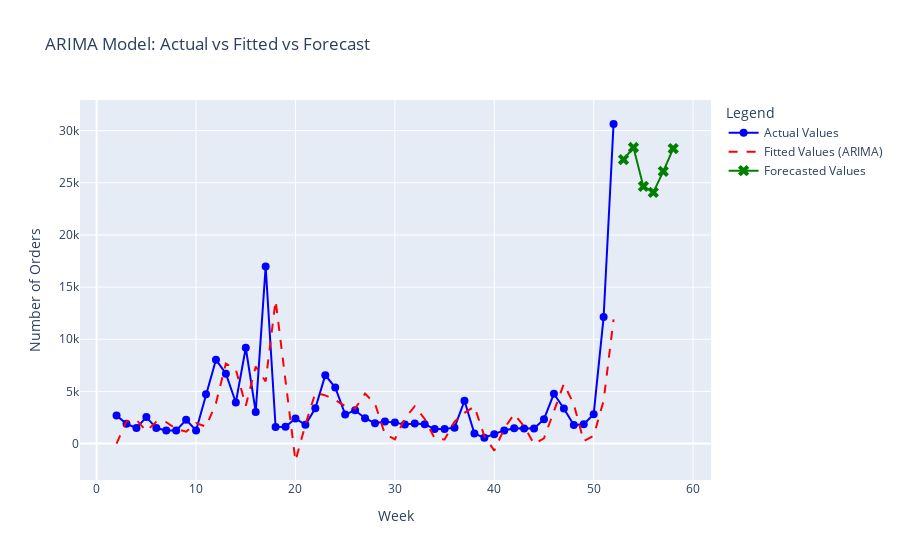

The notebook cell this image was saved under:
### Code cell
import plotly.graph_objects as go
import numpy as np

# Prepare the data
weeks = df['week']
actual_values = df['number_of_order']
fitted_values = model.fittedvalues

# Forecast the future values
forecast_steps = 6
forecast = model.forecast(steps=forecast_steps)
forecast_index = np.arange(df['week'].max() + 1, df['week'].max() + 1 + forecast_steps)

# Create a plotly figure
fig = go.Figure()

# Add actual values as a scatter plot
fig.add_trace(go.Scatter(
    x=weeks,
    y=actual_values,
    mode='markers+lines',
    name='Actual Values',
    line=dict(color='blue'),
    marker=dict(symbol='circle', size=8),
    text=[f'Week {w}: {v}' for w, v in zip(weeks, actual_values)],  # Hover text
    hoverinfo='text'  # Show hover text when hovering
))

# Add fitted values (ARIMA model)
fig.add_trace(go.Scatter(
    x=weeks,
    y=fitted_values,
    mode='lines',
    name='Fitted Values (ARIMA)',
    line=dict(color='red', dash='dash'),
    text=[f'Week {w}: {v}' for w, v in zip(weeks, fitted_values)],  # Hover text
    hoverinfo='text'  # Show hover text when hovering
))

# Add forecasted values
fig.add_trace(go.Scatter(
    x=forecast_index,
    y=forecast,
    mode='markers+lines',
    name='Forecasted Values',
    line=dict(color='green'),
    marker=dict(symbol='x', size=10),
    text=[f'Week {w}: {v}' for w, v in zip(forecast_index, forecast)],  # Hover text
    hoverinfo='text'  # Show hover text when hovering
))

# Update layout
fig.update_layout(
    title='ARIMA Model: Actual vs Fitted vs Forecast',
    xaxis_title='Week',
    yaxis_title='Number of Orders',
    legend_title='Legend',
    hovermode='closest'  # Ensure hover shows info for closest point
)

# Show the plot
fig.show()

### Figure 1 — Plotly figure (JSON) as saved in the notebook; plotly's stock layout.template omitted (floating-point values rounded to 4 significant figures)
{"data": [{"hoverinfo": "text", "line": {"color": "blue"}, "marker": {"size": 8, "symbol": "circle"}, "mode": "markers+lines", "name": "Actual Values", "text": ["Week 2: 2701", "Week 3: 1891", "Week 4: 1492", "Week 5: 2538", "Week 6: 1489", "Week 7: 1253", "Week 8: 1247", "Week 9: 2279", "Week 10: 1264", "Week 11: 4721", "Week 12: 8046", "Week 13: 6702", "Week 14: 3941", "Week 15: 9189", "Week 16: 3039", "Week 17: 16974", "Week 18: 1584", "Week 19: 1614", "Week 20: 2406", "Week 21: 1796", "Week 22: 3388", "Week 23: 6560", "Week 24: 5376", "Week 25: 2801", "Week 26: 3188", "Week 27: 2433", "Week 28: 1955", "Week 29: 2120", "Week 30: 2011", "Week 31: 1822", "Week 32: 1929", "Week 33: 1845", "Week 34: 1392", "Week 35: 1411", "Week 36: 1530", "Week 37: 4099", "Week 38: 958", "Week 39: 557", "Week 40: 906", "Week 41: 1265", "Week 42: 1474", "Week 43: 1438", "Week 44: 1456", "Week 45: 2336", "Week 46: 4780", "Week 47: 3370", "Week 48: 1782", "Week 49: 1855", "Week 50: 2820", "Week 51: 12126", "Week 52: 30634"], "type": "scatter", "x": [2, 3, 4, 5, 6, 7, 8, 9, 10, 11, 12, 13, 14, 15, 16, 17, 18, 19, 20, 21, 22, 23, 24, 25, 26, 27, 28, 29, 30, 31, 32, 33, 34, 35, 36, 37, 38, 39, 40, 41, 42, 43, 44, 45, 46, 47, 48, 49, 50, 51, 52], "y": [2701, 1891, 1492, 2538, 1489, 1253, 1247, 2279, 1264, 4721, 8046, 6702, 3941, 9189, 3039, 16974, 1584, 1614, 2406, 1796, 3388, 6560, 5376, 2801, 3188, 2433, 1955, 2120, 2011, 1822, 1929, 1845, 1392, 1411, 1530, 4099, 958, 557, 906, 1265, 1474, 1438, 1456, 2336, 4780, 3370, 1782, 1855, 2820, 12126, 30634]}, {"hoverinfo": "text", "line": {"color": "red", "dash": "dash"}, "mode": "lines", "name": "Fitted Values (ARIMA)", "text": ["Week 2: 0.0", "Week 3: 2128.7835828597845", "Week 4: 2266.0246448381804", "Week 5: 1198.4032732935852", "Week 6: 2091.354542107292", "Week 7: 2055.377570592646", "Week 8: 1401.864451618385", "Week 9: 1145.6252812970552", "Week 10: 1966.2941920832473", "Week 11: 1628.983251950964", "Week 12: 3875.0889273999305", "Week 13: 7674.9817906730905", "Week 14: 7097.113868937122", "Week 15: 3622.2747207688863", "Week 16: 7384.43981606767", "Week 17: 5960.123284895909", "Week 18: 13716.80147159509", "Week 19: 6094.696670650133", "Week 20: -1668.0408950959538", "Week 21: 1816.9599977532193", "Week 22: 4867.4063635789535", "Week 23: 4619.935077009544", "Week 24: 4186.617147841518", "Week 25: 3596.2797052794012", "Week 26: 3357.2570162955226", "Week 27: 4792.37274585782", "Week 28: 3830.8729770152295", "Week 29: 902.7971713815614", "Week 30: 408.1719724030968", "Week 31: 2412.0066307755155", "Week 32: 3581.0674224011", "Week 33: 2358.490260092569", "Week 34: 504.5940801366728", "Week 35: 388.8411427012901", "Week 36: 2102.7931948237465", "Week 37: 2943.0861324939497", "Week 38: 3563.7768846139966", "Week 39: 711.8040061510088", "Week 40: -670.9341977687786", "Week 41: 1443.6459265279018", "Week 42: 2835.720435611545", "Week 43: 1645.874632764479", "Week 44: -30.49468654055113", "Week 45: 501.0762038186276", "Week 46: 3088.988678382597", "Week 47: 5720.081676101731", "Week 48: 3780.271619829543", "Week 49: 230.9542238180145", "Week 50: 758.6100633894955", "Week 51: 4114.096595110319", "Week 52: 11896.247442288397"], "type": "scatter", "x": [2, 3, 4, 5, 6, 7, 8, 9, 10, 11, 12, 13, 14, 15, 16, 17, 18, 19, 20, 21, 22, 23, 24, 25, 26, 27, 28, 29, 30, 31, 32, 33, 34, 35, 36, 37, 38, 39, 40, 41, 42, 43, 44, 45, 46, 47, 48, 49, 50, 51, 52], "y": [0, 2129.0, 2266.0, 1198.0, 2091.0, 2055.0, 1402.0, 1146.0, 1966.0, 1629.0, 3875.0, 7675.0, 7097.0, 3622.0, 7384.0, 5960.0, 13720.0, 6095.0, -1668.0, 1817.0, 4867.0, 4620.0, 4187.0, 3596.0, 3357.0, 4792.0, 3831.0, 902.8, 408.2, 2412.0, 3581.0, 2358.0, 504.6, 388.8, 2103.0, 2943.0, 3564.0, 711.8, -670.9, 1444.0, 2836.0, 1646.0, -30.49, 501.1, 3089.0, 5720.0, 3780.0, 231.0, 758.6, 4114.0, 11900.0]}, {"hoverinfo": "text", "line": {"color": "green"}, "marker": {"size": 10, "symbol": "x"}, "mode": "markers+lines", "name": "Forecasted Values", "text": ["Week 53: 27224.96146453581", "Week 54: 28382.680761933087", "Week 55: 24647.938209856035", "Week 56: 24084.234072592873", "Week 57: 26099.104167362308", "Week 58: 28276.728621904906"], "type": "scatter", "x": [53, 54, 55, 56, 57, 58], "y": [27220.0, 28380.0, 24650.0, 24080.0, 26100.0, 28280.0]}], "layout": {"hovermode": "closest", "legend": {"title": {"text": "Legend"}}, "title": {"text": "ARIMA Model: Actual vs Fitted vs Forecast"}, "xaxis": {"title": {"text": "Week"}}, "yaxis": {"title": {"text": "Number of Orders"}}}}
